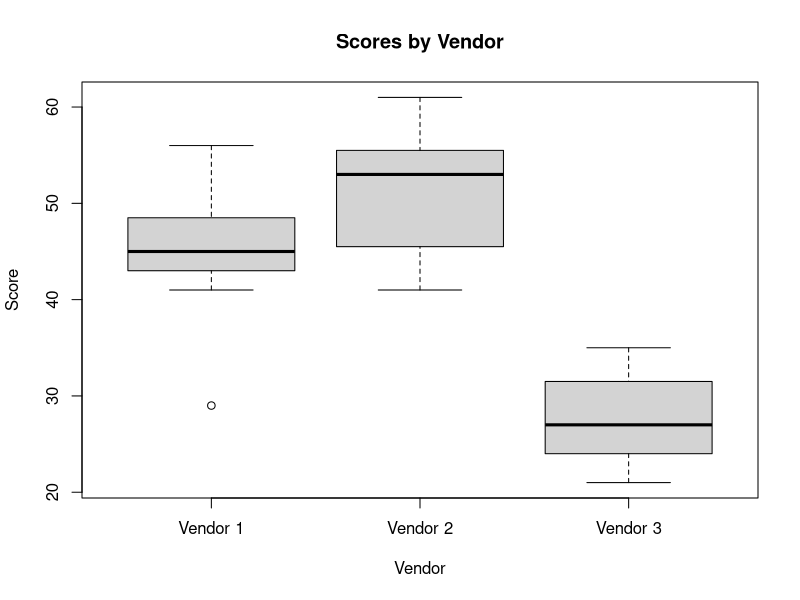
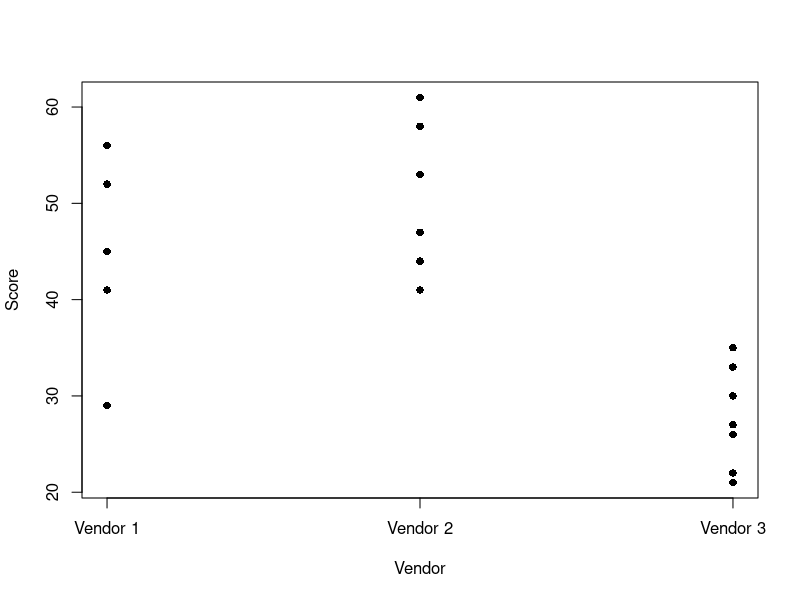
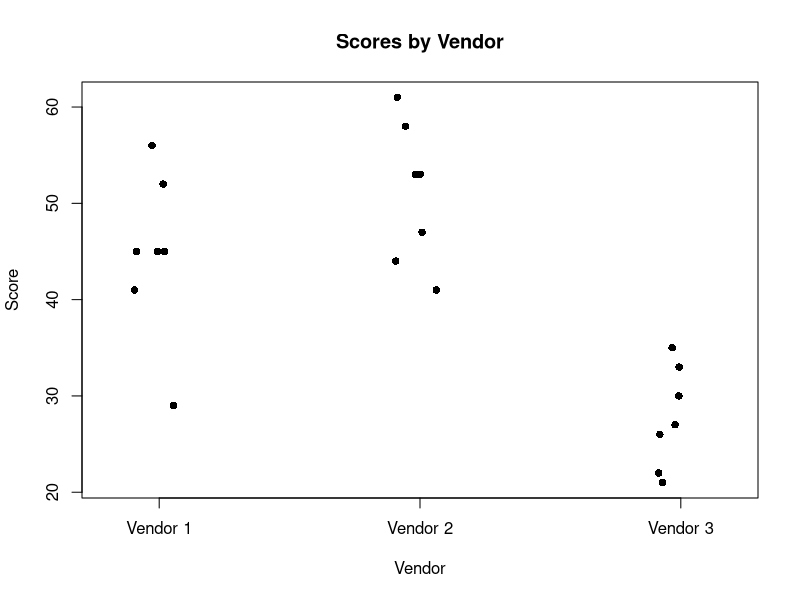
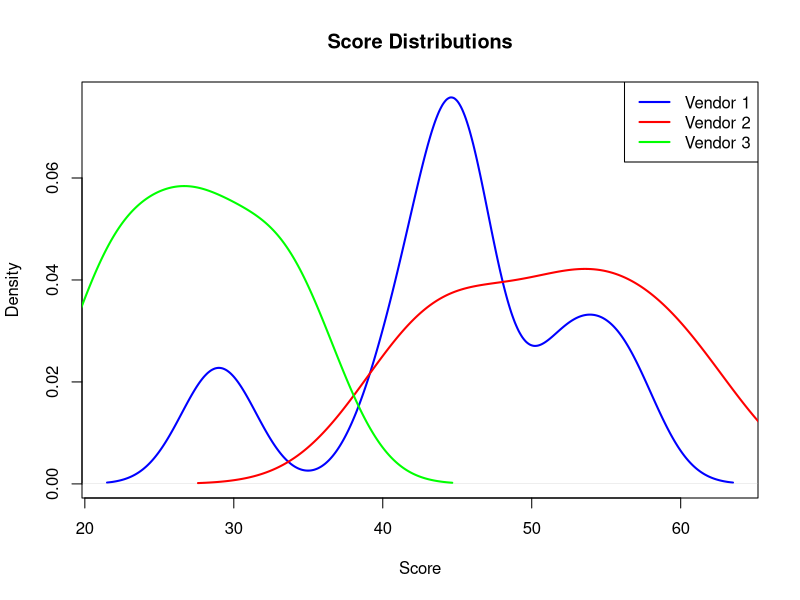

These figures' R source, in order:
# Anova highlighted a statistically significant variance between the groups.
# Further investigation showed that there was no conclusive evidence for which vendor shows a higher significance of improvement.
# However, Vedor 3 deminstrated a significantly worse improvment in comparison to the other venders at a 95% confidence level.


library(readr)
data_activity <- read_csv("data-activity.csv")
View(data_activity)

d1 <- data_activity

#ANOVA
scores <- c(
  d1$`Group 1 scores (Vendor 1)`,
  d1$`Group 2 scores (Vendor 2)`,
  d1$`Group 3 scores (Vendor 3)`
)

vendor <- factor(rep(
  c("Vendor 1", "Vendor 2", "Vendor 3"),
  each = nrow(d1)
))

model <- aov(scores ~ vendor)

summary(model)

# find significance
TukeyHSD(model)

#box and whisker
boxplot(
  d1$`Group 1 scores (Vendor 1)`,
  d1$`Group 2 scores (Vendor 2)`,
  d1$`Group 3 scores (Vendor 3)`,
  names = c("Vendor 1", "Vendor 2", "Vendor 3"),
  xlab = "Vendor",
  ylab = "Score",
  main = "Scores by Vendor"
)

# stripchart
stripchart(list(
  "Vendor 1" = d1$`Group 1 scores (Vendor 1)`,
  "Vendor 2" = d1$`Group 2 scores (Vendor 2)`,
  "Vendor 3" = d1$`Group 3 scores (Vendor 3)`
),
method = "overplot",
vertical = TRUE,
pch = 16,
xlab = "Vendor",
ylab = "Score")

#jitter plot

stripchart(list(
  "Vendor 1" = d1$`Group 1 scores (Vendor 1)`,
  "Vendor 2" = d1$`Group 2 scores (Vendor 2)`,
  "Vendor 3" = d1$`Group 3 scores (Vendor 3)`
),
method = "jitter",
vertical = TRUE,
pch = 16,
xlab = "Vendor",
ylab = "Score",
main = "Scores by Vendor")

# density plot 

plot(
  density(d1$`Group 1 scores (Vendor 1)`, na.rm = TRUE),
  col = "blue",
  lwd = 2,
  xlab = "Score",
  main = "Score Distributions"
)

lines(
  density(d1$`Group 2 scores (Vendor 2)`, na.rm = TRUE),
  col = "red",
  lwd = 2
)

lines(
  density(d1$`Group 3 scores (Vendor 3)`, na.rm = TRUE),
  col = "green",
  lwd = 2
)

legend(
  "topright",
  legend = c("Vendor 1", "Vendor 2", "Vendor 3"),
  col = c("blue", "red", "green"),
  lwd = 2
)
